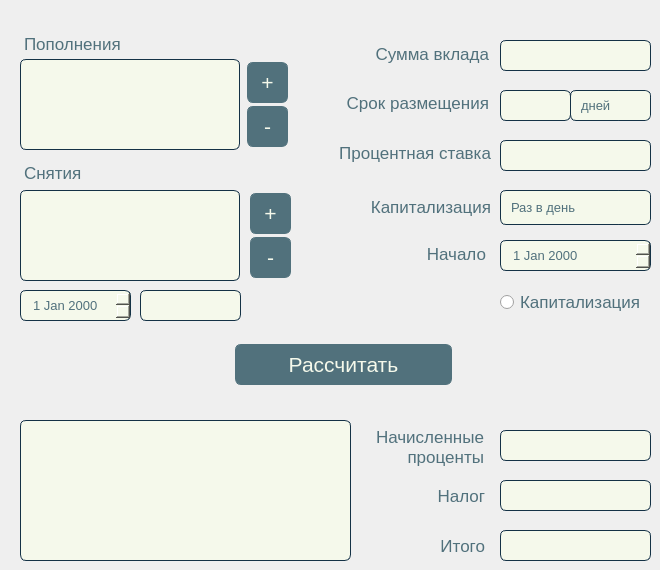
    <widget class="QWidget" name="tab_4">
     <attribute name="title">
      <string>Депозит</string>
     </attribute>
     <widget class="QTableWidget" name="list_add">
      <property name="geometry">
       <rect>
        <x>20</x>
        <y>59</y>
        <width>220</width>
        <height>91</height>
       </rect>
      </property>
      <property name="styleSheet">
       <string notr="true">QTableWidget {
	background-color: rgb(245, 249, 235);
	border: 1px solid rgb(20, 50, 70); 
	border-radius: 6px;
	color: rgb(20, 50, 70);
}</string>
      </property>
     </widget>
     <widget class="QPushButton" name="add_into_add">
      <property name="geometry">
       <rect>
        <x>247</x>
        <y>62</y>
        <width>41</width>
        <height>41</height>
       </rect>
      </property>
      <property name="font">
       <font>
        <pointsize>16</pointsize>
       </font>
      </property>
      <property name="styleSheet">
       <string notr="true">QPushButton {
	background-color: rgb(81, 113, 124);
	border: 1px solid rgb(81, 113, 124); 
	border-radius: 6px;
	color: rgb(245, 249, 235);
}

QPushButton:pressed {
	background-color: rgb(245, 249, 235);
	color: rgb(81, 113, 124);
}</string>
      </property>
      <property name="text">
       <string>+</string>
      </property>
     </widget>
     <widget class="QPushButton" name="delete_from_add">
      <property name="geometry">
       <rect>
        <x>247</x>
        <y>106</y>
        <width>41</width>
        <height>41</height>
       </rect>
      </property>
      <property name="font">
       <font>
        <pointsize>16</pointsize>
       </font>
      </property>
      <property name="styleSheet">
       <string notr="true">QPushButton {
	background-color: rgb(81, 113, 124);
	border: 1px solid rgb(81, 113, 124); 
	border-radius: 6px;
	color: rgb(245, 249, 235);
}

QPushButton:pressed {
	background-color: rgb(245, 249, 235);
	color: rgb(81, 113, 124);
}</string>
      </property>
      <property name="text">
       <string>-</string>
      </property>
     </widget>
     <widget class="QLineEdit" name="amount_add_sub">
      <property name="geometry">
       <rect>
        <x>140</x>
        <y>290</y>
        <width>101</width>
        <height>31</height>
       </rect>
      </property>
      <property name="font">
       <font>
        <pointsize>15</pointsize>
       </font>
      </property>
      <property name="styleSheet">
       <string notr="true">QLineEdit {
	background-color: rgb(245, 249, 235);
	border: 1px solid rgb(20, 50, 70); 
	border-radius: 6px;
	color: rgb(81, 113, 124);
}</string>
      </property>
     </widget>
     <widget class="QDateEdit" name="date_deposit">
      <property name="geometry">
       <rect>
        <x>20</x>
        <y>290</y>
        <width>111</width>
        <height>31</height>
       </rect>
      </property>
      <property name="font">
       <font>
        <pointsize>10</pointsize>
       </font>
      </property>
      <property name="styleSheet">
       <string notr="true">QDateEdit {
	background-color: rgb(245, 249, 235);
	border: 1px solid rgb(20, 50, 70); 
	border-radius: 6px;
	color: rgb(81, 113, 124);
	padding: 1px 1px 1px 10px;
	min-width: 1em;
}

QDateEdit::drop-down:button{
	background-color: rgb(245, 249, 235);
	border: 1px solid rgb(245, 249, 235); 
	border-radius: 6px;
	width: 36px;
}

QDateEdit QAbstractItemView
{
	background-color: rgb(245, 249, 235);
	selection-background-color: rgb(170, 170, 255);
	border-radius: 0px;
	color: rgb(0, 0, 0);
}</string>
      </property>
     </widget>
     <widget class="QTableWidget" name="list_sub">
      <property name="geometry">
       <rect>
        <x>20</x>
        <y>190</y>
        <width>220</width>
        <height>91</height>
       </rect>
      </property>
      <property name="styleSheet">
       <string notr="true">QTableWidget {
	background-color: rgb(245, 249, 235);
	border: 1px solid rgb(20, 50, 70); 
	border-radius: 6px;
	color: rgb(20, 50, 70);
}</string>
      </property>
     </widget>
     <widget class="QPushButton" name="add_into_sub">
      <property name="geometry">
       <rect>
        <x>250</x>
        <y>193</y>
        <width>41</width>
        <height>41</height>
       </rect>
      </property>
      <property name="font">
       <font>
        <pointsize>16</pointsize>
       </font>
      </property>
      <property name="styleSheet">
       <string notr="true">QPushButton {
	background-color: rgb(81, 113, 124);
	border: 1px solid rgb(81, 113, 124); 
	border-radius: 6px;
	color: rgb(245, 249, 235);
}

QPushButton:pressed {
	background-color: rgb(245, 249, 235);
	color: rgb(81, 113, 124);
}</string>
      </property>
      <property name="text">
       <string>+</string>
      </property>
     </widget>
     <widget class="QPushButton" name="delete_from_sub">
      <property name="geometry">
       <rect>
        <x>250</x>
        <y>237</y>
        <width>41</width>
        <height>41</height>
       </rect>
      </property>
      <property name="font">
       <font>
        <pointsize>16</pointsize>
       </font>
      </property>
      <property name="styleSheet">
       <string notr="true">QPushButton {
	background-color: rgb(81, 113, 124);
	border: 1px solid rgb(81, 113, 124); 
	border-radius: 6px;
	color: rgb(245, 249, 235);
}

QPushButton:pressed {
	background-color: rgb(245, 249, 235);
	color: rgb(81, 113, 124);
}</string>
      </property>
      <property name="text">
       <string>-</string>
      </property>
     </widget>
     <widget class="QLineEdit" name="amount_deposit">
      <property name="geometry">
       <rect>
        <x>500</x>
        <y>40</y>
        <width>151</width>
        <height>31</height>
       </rect>
      </property>
      <property name="font">
       <font>
        <pointsize>15</pointsize>
       </font>
      </property>
      <property name="styleSheet">
       <string notr="true">QLineEdit {
	background-color: rgb(245, 249, 235);
	border: 1px solid rgb(20, 50, 70); 
	border-radius: 6px;
	color: rgb(81, 113, 124);
}</string>
      </property>
     </widget>
     <widget class="QLineEdit" name="deposit_term">
      <property name="geometry">
       <rect>
        <x>500</x>
        <y>90</y>
        <width>71</width>
        <height>31</height>
       </rect>
      </property>
      <property name="font">
       <font>
        <pointsize>15</pointsize>
       </font>
      </property>
      <property name="styleSheet">
       <string notr="true">QLineEdit {
	background-color: rgb(245, 249, 235);
	border: 1px solid rgb(20, 50, 70); 
	border-radius: 6px;
	color: rgb(81, 113, 124);
}</string>
      </property>
     </widget>
     <widget class="QLineEdit" name="deposit_interest_rate">
      <property name="geometry">
       <rect>
        <x>500</x>
        <y>140</y>
        <width>151</width>
        <height>31</height>
       </rect>
      </property>
      <property name="font">
       <font>
        <pointsize>15</pointsize>
       </font>
      </property>
      <property name="styleSheet">
       <string notr="true">QLineEdit {
	background-color: rgb(245, 249, 235);
	border: 1px solid rgb(20, 50, 70); 
	border-radius: 6px;
	color: rgb(81, 113, 124);
}</string>
      </property>
     </widget>
     <widget class="QComboBox" name="deposit_capital">
      <property name="geometry">
       <rect>
        <x>500</x>
        <y>190</y>
        <width>151</width>
        <height>35</height>
       </rect>
      </property>
      <property name="font">
       <font>
        <pointsize>10</pointsize>
       </font>
      </property>
      <property name="styleSheet">
       <string notr="true">QComboBox {
	background-color: rgb(245, 249, 235);
	border: 1px solid rgb(20, 50, 70); 
	border-radius: 6px;
	color: rgb(81, 113, 124);
	padding: 1px 1px 1px 10px;
	min-width: 1em;
}

QComboBox::drop-down:button{
	background-color: rgb(245, 249, 235);
	border: 1px solid rgb(245, 249, 235); 
	border-radius: 6px;
	width: 36px;
}

QComboBox QAbstractItemView
{
	background-color: rgb(245, 249, 235);
	selection-background-color: rgb(170, 170, 255);
	border-radius: 0px;
	color: rgb(0, 0, 0);
}
</string>
      </property>
      <property name="maxVisibleItems">
       <number>26</number>
      </property>
      <property name="iconSize">
       <size>
        <width>16</width>
        <height>16</height>
       </size>
      </property>
      <item>
       <property name="text">
        <string>Раз в день</string>
       </property>
      </item>
      <item>
       <property name="text">
        <string>Раз в неделю</string>
       </property>
      </item>
      <item>
       <property name="text">
        <string>Раз в месяц</string>
       </property>
      </item>
      <item>
       <property name="text">
        <string>Раз в квартал</string>
       </property>
      </item>
      <item>
       <property name="text">
        <string>Раз в полгода</string>
       </property>
      </item>
      <item>
       <property name="text">
        <string>Раз в год</string>
       </property>
      </item>
     </widget>
     <widget class="QRadioButton" name="deposit_is_capital">
      <property name="geometry">
       <rect>
        <x>500</x>
        <y>290</y>
        <width>151</width>
        <height>24</height>
       </rect>
      </property>
      <property name="font">
       <font>
        <pointsize>13</pointsize>
       </font>
      </property>
      <property name="styleSheet">
       <string notr="true">QRadioButton {
	color: rgb(81, 113, 124);
}</string>
      </property>
      <property name="text">
       <string>Капитализация</string>
      </property>
     </widget>
     <widget class="QTableWidget" name="deposit_result">
      <property name="geometry">
       <rect>
        <x>20</x>
        <y>420</y>
        <width>331</width>
        <height>141</height>
       </rect>
      </property>
      <property name="styleSheet">
       <string notr="true">QTableWidget {
	background-color: rgb(245, 249, 235);
	border: 1px solid rgb(20, 50, 70); 
	border-radius: 6px;
	color: rgb(20, 50, 70);
}</string>
      </property>
     </widget>
     <widget class="QPushButton" name="calc_deposit">
      <property name="geometry">
       <rect>
        <x>235</x>
        <y>344</y>
        <width>217</width>
        <height>41</height>
       </rect>
      </property>
      <property name="font">
       <font>
        <pointsize>16</pointsize>
       </font>
      </property>
      <property name="styleSheet">
       <string notr="true">QPushButton {
	background-color: rgb(81, 113, 124);
	border: 1px solid rgb(81, 113, 124); 
	border-radius: 6px;
	color: rgb(245, 249, 235);
}

QPushButton:pressed {
	background-color: rgb(245, 249, 235);
	color: rgb(81, 113, 124);
}</string>
      </property>
      <property name="text">
       <string>Рассчитать</string>
      </property>
     </widget>
     <widget class="QComboBox" name="d_m_y_term">
      <property name="geometry">
       <rect>
        <x>570</x>
        <y>90</y>
        <width>81</width>
        <height>31</height>
       </rect>
      </property>
      <property name="font">
       <font>
        <pointsize>10</pointsize>
       </font>
      </property>
      <property name="styleSheet">
       <string notr="true">QComboBox {
	background-color: rgb(245, 249, 235);
	border: 1px solid rgb(20, 50, 70); 
	border-radius: 6px;
	color: rgb(81, 113, 124);
	padding: 1px 1px 1px 10px;
	min-width: 1em;
}

QComboBox::drop-down:button{
	background-color: rgb(245, 249, 235);
	border: 1px solid rgb(245, 249, 235); 
	border-radius: 6px;
	width: 36px;
}

QComboBox QAbstractItemView
{
	background-color: rgb(245, 249, 235);
	selection-background-color: rgb(170, 170, 255);
	border-radius: 0px;
	color: rgb(0, 0, 0);
}
</string>
      </property>
      <property name="maxVisibleItems">
       <number>26</number>
      </property>
      <property name="iconSize">
       <size>
        <width>16</width>
        <height>16</height>
       </size>
      </property>
      <item>
       <property name="text">
        <string>дней</string>
       </property>
      </item>
      <item>
       <property name="text">
        <string>месяцев</string>
       </property>
      </item>
      <item>
       <property name="text">
        <string>лет</string>
       </property>
      </item>
     </widget>
     <widget class="QDateEdit" name="deposit_date_start">
      <property name="geometry">
       <rect>
        <x>500</x>
        <y>240</y>
        <width>151</width>
        <height>31</height>
       </rect>
      </property>
      <property name="font">
       <font>
        <pointsize>10</pointsize>
       </font>
      </property>
      <property name="styleSheet">
       <string notr="true">QDateEdit {
	background-color: rgb(245, 249, 235);
	border: 1px solid rgb(20, 50, 70); 
	border-radius: 6px;
	color: rgb(81, 113, 124);
	padding: 1px 1px 1px 10px;
	min-width: 1em;
}

QDateEdit::drop-down:button{
	background-color: rgb(245, 249, 235);
	border: 1px solid rgb(245, 249, 235); 
	border-radius: 6px;
	width: 36px;
}

QDateEdit QAbstractItemView
{
	background-color: rgb(245, 249, 235);
	selection-background-color: rgb(170, 170, 255);
	border-radius: 0px;
	color: rgb(0, 0, 0);
}</string>
      </property>
     </widget>
     <widget class="QLabel" name="deposit_res_tax">
      <property name="geometry">
       <rect>
        <x>500</x>
        <y>480</y>
        <width>151</width>
        <height>31</height>
       </rect>
      </property>
      <property name="styleSheet">
       <string notr="true">QLabel {
	background-color: rgb(245, 249, 235);
	border: 1px solid rgb(20, 50, 70); 
	border-radius: 6px;
	color: rgb(81, 113, 124);
}</string>
      </property>
      <property name="text">
       <string/>
      </property>
     </widget>
     <widget class="QLabel" name="deposit_res_rate">
      <property name="geometry">
       <rect>
        <x>500</x>
        <y>430</y>
        <width>151</width>
        <height>31</height>
       </rect>
      </property>
      <property name="font">
       <font>
        <pointsize>10</pointsize>
       </font>
      </property>
      <property name="styleSheet">
       <string notr="true">QLabel {
	background-color: rgb(245, 249, 235);
	border: 1px solid rgb(20, 50, 70); 
	border-radius: 6px;
	color: rgb(81, 113, 124);
}</string>
      </property>
      <property name="text">
       <string/>
      </property>
     </widget>
     <widget class="QLabel" name="label">
      <property name="geometry">
       <rect>
        <x>328</x>
        <y>38</y>
        <width>161</width>
        <height>32</height>
       </rect>
      </property>
      <property name="font">
       <font>
        <pointsize>13</pointsize>
       </font>
      </property>
      <property name="styleSheet">
       <string notr="true">QLabel {
	color: rgb(81, 113, 124);
}</string>
      </property>
      <property name="text">
       <string>Cумма вклада</string>
      </property>
      <property name="alignment">
       <set>Qt::AlignRight|Qt::AlignTrailing|Qt::AlignVCenter</set>
      </property>
     </widget>
     <widget class="QLabel" name="label_2">
      <property name="geometry">
       <rect>
        <x>338</x>
        <y>86</y>
        <width>151</width>
        <height>34</height>
       </rect>
      </property>
      <property name="font">
       <font>
        <pointsize>13</pointsize>
       </font>
      </property>
      <property name="styleSheet">
       <string notr="true">QLabel {
	color: rgb(81, 113, 124);
}</string>
      </property>
      <property name="text">
       <string>Cрок размещения</string>
      </property>
      <property name="alignment">
       <set>Qt::AlignRight|Qt::AlignTrailing|Qt::AlignVCenter</set>
      </property>
     </widget>
     <widget class="QLabel" name="label_3">
      <property name="geometry">
       <rect>
        <x>320</x>
        <y>138</y>
        <width>171</width>
        <height>30</height>
       </rect>
      </property>
      <property name="font">
       <font>
        <pointsize>13</pointsize>
       </font>
      </property>
      <property name="styleSheet">
       <string notr="true">QLabel {
	color: rgb(81, 113, 124);
}</string>
      </property>
      <property name="text">
       <string>Процентная ставка</string>
      </property>
      <property name="alignment">
       <set>Qt::AlignRight|Qt::AlignTrailing|Qt::AlignVCenter</set>
      </property>
     </widget>
     <widget class="QLabel" name="label_4">
      <property name="geometry">
       <rect>
        <x>350</x>
        <y>197</y>
        <width>141</width>
        <height>20</height>
       </rect>
      </property>
      <property name="font">
       <font>
        <pointsize>13</pointsize>
       </font>
      </property>
      <property name="styleSheet">
       <string notr="true">QLabel {
	color: rgb(81, 113, 124);
}</string>
      </property>
      <property name="text">
       <string>Капитализация</string>
      </property>
      <property name="alignment">
       <set>Qt::AlignRight|Qt::AlignTrailing|Qt::AlignVCenter</set>
      </property>
     </widget>
     <widget class="QLabel" name="label_5">
      <property name="geometry">
       <rect>
        <x>405</x>
        <y>244</y>
        <width>81</width>
        <height>20</height>
       </rect>
      </property>
      <property name="font">
       <font>
        <pointsize>13</pointsize>
       </font>
      </property>
      <property name="styleSheet">
       <string notr="true">QLabel {
	color: rgb(81, 113, 124);
}</string>
      </property>
      <property name="text">
       <string>Начало</string>
      </property>
      <property name="alignment">
       <set>Qt::AlignRight|Qt::AlignTrailing|Qt::AlignVCenter</set>
      </property>
     </widget>
     <widget class="QLabel" name="label_6">
      <property name="geometry">
       <rect>
        <x>373</x>
        <y>426</y>
        <width>111</width>
        <height>41</height>
       </rect>
      </property>
      <property name="font">
       <font>
        <pointsize>13</pointsize>
       </font>
      </property>
      <property name="styleSheet">
       <string notr="true">QLabel {
	color: rgb(81, 113, 124);
}</string>
      </property>
      <property name="text">
       <string>Начисленные
проценты</string>
      </property>
      <property name="alignment">
       <set>Qt::AlignRight|Qt::AlignTrailing|Qt::AlignVCenter</set>
      </property>
     </widget>
     <widget class="QLabel" name="label_7">
      <property name="geometry">
       <rect>
        <x>373</x>
        <y>486</y>
        <width>112</width>
        <height>20</height>
       </rect>
      </property>
      <property name="font">
       <font>
        <pointsize>13</pointsize>
       </font>
      </property>
      <property name="layoutDirection">
       <enum>Qt::LeftToRight</enum>
      </property>
      <property name="styleSheet">
       <string notr="true">QLabel {
	color: rgb(81, 113, 124);
}</string>
      </property>
      <property name="text">
       <string>Налог</string>
      </property>
      <property name="alignment">
       <set>Qt::AlignRight|Qt::AlignTrailing|Qt::AlignVCenter</set>
      </property>
     </widget>
     <widget class="QLabel" name="deposit_res_amount">
      <property name="geometry">
       <rect>
        <x>500</x>
        <y>530</y>
        <width>151</width>
        <height>31</height>
       </rect>
      </property>
      <property name="font">
       <font>
        <pointsize>10</pointsize>
       </font>
      </property>
      <property name="styleSheet">
       <string notr="true">QLabel {
	background-color: rgb(245, 249, 235);
	border: 1px solid rgb(20, 50, 70); 
	border-radius: 6px;
	color: rgb(81, 113, 124);
}</string>
      </property>
      <property name="text">
       <string/>
      </property>
     </widget>
     <widget class="QLabel" name="label_8">
      <property name="geometry">
       <rect>
        <x>373</x>
        <y>536</y>
        <width>112</width>
        <height>20</height>
       </rect>
      </property>
      <property name="font">
       <font>
        <pointsize>13</pointsize>
       </font>
      </property>
      <property name="layoutDirection">
       <enum>Qt::LeftToRight</enum>
      </property>
      <property name="styleSheet">
       <string notr="true">QLabel {
	color: rgb(81, 113, 124);
}</string>
      </property>
      <property name="text">
       <string>Итого</string>
      </property>
      <property name="alignment">
       <set>Qt::AlignRight|Qt::AlignTrailing|Qt::AlignVCenter</set>
      </property>
     </widget>
     <widget class="QLabel" name="label_9">
      <property name="geometry">
       <rect>
        <x>24</x>
        <y>28</y>
        <width>131</width>
        <height>32</height>
       </rect>
      </property>
      <property name="font">
       <font>
        <pointsize>13</pointsize>
       </font>
      </property>
      <property name="layoutDirection">
       <enum>Qt::LeftToRight</enum>
      </property>
      <property name="styleSheet">
       <string notr="true">QLabel {
	color: rgb(81, 113, 124);
}</string>
      </property>
      <property name="text">
       <string>Пополнения</string>
      </property>
      <property name="alignment">
       <set>Qt::AlignLeading|Qt::AlignLeft|Qt::AlignVCenter</set>
      </property>
      <property name="wordWrap">
       <bool>false</bool>
      </property>
      <property name="margin">
       <number>0</number>
      </property>
      <property name="indent">
       <number>0</number>
      </property>
     </widget>
     <widget class="QLabel" name="label_10">
      <property name="geometry">
       <rect>
        <x>24</x>
        <y>156</y>
        <width>111</width>
        <height>34</height>
       </rect>
      </property>
      <property name="font">
       <font>
        <pointsize>13</pointsize>
       </font>
      </property>
      <property name="styleSheet">
       <string notr="true">QLabel {
	color: rgb(81, 113, 124);
}</string>
      </property>
      <property name="text">
       <string>Снятия</string>
      </property>
      <property name="alignment">
       <set>Qt::AlignLeading|Qt::AlignLeft|Qt::AlignVCenter</set>
      </property>
     </widget>
    </widget>
